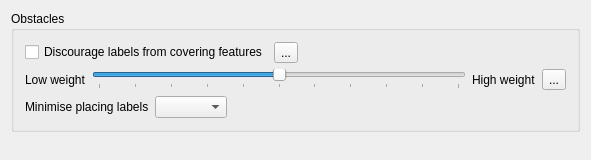
<?xml version="1.0" encoding="UTF-8"?>
<ui version="4.0">
 <class>QgsLabelingObstacleWidgetBase</class>
 <widget class="QWidget" name="QgsLabelingObstacleWidgetBase">
  <property name="geometry">
   <rect>
    <x>0</x>
    <y>0</y>
    <width>591</width>
    <height>160</height>
   </rect>
  </property>
  <property name="windowTitle">
   <string>Layer labeling settings</string>
  </property>
  <layout class="QVBoxLayout" name="verticalLayout">
   <item>
    <widget class="QgsCollapsibleGroupBox" name="mObstaclesGroupBox">
     <property name="title">
      <string>Obstacles</string>
     </property>
     <layout class="QVBoxLayout" name="verticalLayout_17">
      <item>
       <layout class="QHBoxLayout" name="horizontalLayout_16">
        <item>
         <widget class="QCheckBox" name="mChkNoObstacle">
          <property name="enabled">
           <bool>true</bool>
          </property>
          <property name="text">
           <string>Discourage labels from covering features</string>
          </property>
         </widget>
        </item>
        <item>
         <widget class="QgsDataDefinedButton" name="mIsObstacleDDBtn">
          <property name="text">
           <string>...</string>
          </property>
         </widget>
        </item>
        <item>
         <spacer name="horizontalSpacer_24">
          <property name="orientation">
           <enum>Qt::Horizontal</enum>
          </property>
          <property name="sizeHint" stdset="0">
           <size>
            <width>40</width>
            <height>20</height>
           </size>
          </property>
         </spacer>
        </item>
       </layout>
      </item>
      <item>
       <widget class="QFrame" name="mObstaclePriorityFrame">
        <layout class="QHBoxLayout" name="horizontalLayout_18">
         <property name="margin">
          <number>0</number>
         </property>
         <item>
          <widget class="QLabel" name="label_40">
           <property name="text">
            <string>Low weight</string>
           </property>
          </widget>
         </item>
         <item>
          <widget class="QSlider" name="mObstacleFactorSlider">
           <property name="toolTip">
            <string>Controls how likely labels are to cover features in this layer</string>
           </property>
           <property name="minimum">
            <number>0</number>
           </property>
           <property name="maximum">
            <number>100</number>
           </property>
           <property name="value">
            <number>50</number>
           </property>
           <property name="orientation">
            <enum>Qt::Horizontal</enum>
           </property>
           <property name="tickPosition">
            <enum>QSlider::TicksBelow</enum>
           </property>
           <property name="tickInterval">
            <number>10</number>
           </property>
          </widget>
         </item>
         <item>
          <widget class="QLabel" name="label_41">
           <property name="text">
            <string>High weight</string>
           </property>
          </widget>
         </item>
         <item>
          <widget class="QgsDataDefinedButton" name="mObstacleFactorDDBtn">
           <property name="text">
            <string>...</string>
           </property>
          </widget>
         </item>
        </layout>
       </widget>
      </item>
      <item>
       <widget class="QFrame" name="mPolygonObstacleTypeFrame">
        <property name="frameShape">
         <enum>QFrame::NoFrame</enum>
        </property>
        <property name="frameShadow">
         <enum>QFrame::Raised</enum>
        </property>
        <layout class="QHBoxLayout" name="horizontalLayout_11">
         <property name="margin">
          <number>0</number>
         </property>
         <item>
          <widget class="QLabel" name="label_14">
           <property name="text">
            <string>Minimise placing labels</string>
           </property>
          </widget>
         </item>
         <item>
          <widget class="QComboBox" name="mObstacleTypeComboBox"/>
         </item>
         <item>
          <spacer name="horizontalSpacer_15">
           <property name="orientation">
            <enum>Qt::Horizontal</enum>
           </property>
           <property name="sizeHint" stdset="0">
            <size>
             <width>40</width>
             <height>20</height>
            </size>
           </property>
          </spacer>
         </item>
        </layout>
       </widget>
      </item>
     </layout>
    </widget>
   </item>
   <item>
    <spacer name="verticalSpacer">
     <property name="orientation">
      <enum>Qt::Vertical</enum>
     </property>
     <property name="sizeHint" stdset="0">
      <size>
       <width>20</width>
       <height>40</height>
      </size>
     </property>
    </spacer>
   </item>
  </layout>
 </widget>
 <layoutdefault spacing="6" margin="11"/>
 <customwidgets>
  <customwidget>
   <class>QgsCollapsibleGroupBox</class>
   <extends>QGroupBox</extends>
   <header>qgscollapsiblegroupbox.h</header>
   <container>1</container>
  </customwidget>
  <customwidget>
   <class>QgsDataDefinedButton</class>
   <extends>QToolButton</extends>
   <header>qgsdatadefinedbutton.h</header>
  </customwidget>
 </customwidgets>
 <tabstops>
  <tabstop>mChkNoObstacle</tabstop>
  <tabstop>mIsObstacleDDBtn</tabstop>
  <tabstop>mObstacleFactorSlider</tabstop>
  <tabstop>mObstacleFactorDDBtn</tabstop>
  <tabstop>mObstacleTypeComboBox</tabstop>
 </tabstops>
 <resources/>
 <connections/>
</ui>
